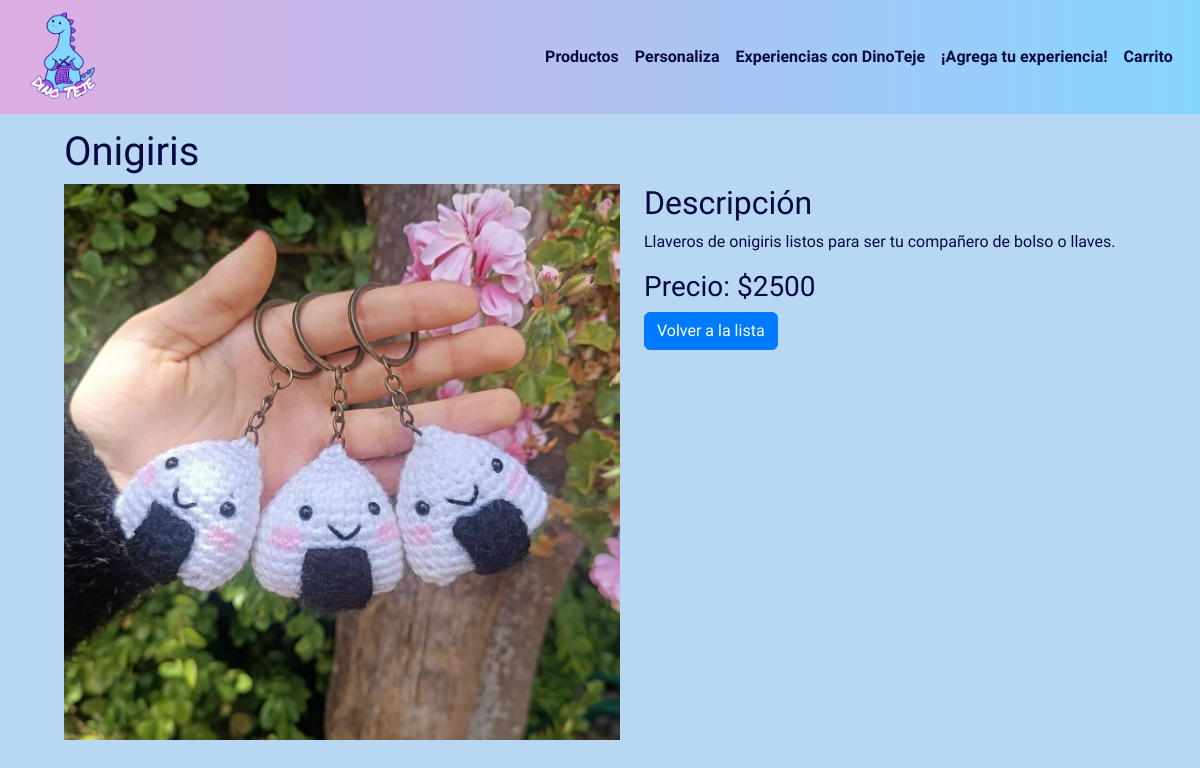
The page /producto/5/ (signed in) on the database its author committed.
### mydino/models.py (models this page shows, shortened)
class Product(models.Model):
    name = models.CharField(max_length=255)
    description = models.TextField()
    price = models.IntegerField()
    stock = models.IntegerField()
    created_at = models.DateTimeField(auto_now_add=True)
    image = models.ImageField(upload_to='products/', null=True, blank=True)

### mydino/views.py (the view)
# urls.py: path('producto/<int:pk>/', views.producto_detalle, name='producto_detalle'),
@login_required
def producto_detalle(request, pk):
    producto2 = get_object_or_404(Product, pk=pk)
    return render(request, 'producto_detalle.html', {'producto2': producto2})

### mydino/templates/producto_detalle.html (shortened to what this page needs)
{% extends 'base_generic.html' %}
{% block content %}
{% load bootstrap5 %}
{% load static %}
<nav class="navbar navbar-expand-lg fixed-top navbar-light bg-light">
    <div class="container-fluid">
        <a class="navbar-brand LogoDinoTeje" href="{% url 'index' %}">
            <img src="{% static 'img/DinoTeje.png' %}" alt="Logo DinoTeje" height="90px" width="auto">
        </a>
        <div class="collapse navbar-collapse" id="navbarNav">
            <ul class="navbar-nav ms-auto">
                <li class="nav-item">
                    <a class="nav-link" href="{% url 'index' %}#productos"><b>Productos</b></a>
                </li>
                <li class="nav-item">
                    <a class="nav-link" href="{% url 'raw_product_list' %}"><b>Personaliza</b></a>
                </li>
                <li class="nav-item">
                    <a class="nav-link" href="{% url 'contacto_lista' %}"><b>Experiencias con DinoTeje</b></a>
                </li>
                <li class="nav-item">
                    <a class="nav-link" href="{% url 'contacto_nuevo' %}"><b>¡Agrega tu experiencia!</b></a>
                </li>
                <li class="nav-item">
                    <a class="nav-link" href="{% url 'ver_carrito' %}"><b>Carrito</b></a>
                </li>
            </ul>
        </div>
    </div>
</nav>
<section id="section-detalle" class="container-detalle">
<div id="container-detalle" class="container-detalle">
    <h1 id="id-detalle">{{ producto2.name }}</h1>
    <div class="row">
        <div class="col-md-6">
            {% if producto2.image %}
            <img src="{{ producto2.image.url }}" class="card-img-top" alt="{{ producto2.name }}">
            {% endif %}
        </div>
        <div class="col-md-6">
            <h2>Descripción</h2>
            <p>{{ producto2.description }}</p>
            <h3>Precio: ${{ producto2.price }}</h3>
            <a href="{% url 'index' %}" class="btn btn-primary">Volver a la lista</a>
        </div>
    </div>
</div>
</section>
{% endblock %}

### mydino/static/css/base_generic.css (style rules this page uses)
* { margin: 0; padding: 0; box-sizing: border-box; font-family: "Poetsen One", sans-serif; color: #060a41; background-color: linear-gradient(to right, #dfade2, #87d5fe); }
html, body { height: 100%; margin: 0; padding: 0; background-color: #b7d7f3; }
.navbar { padding: 0.45rem; background: linear-gradient(to right, #dfade2, #87d5fe); }
.navbar-light .navbar-nav .nav-link { color: #555; }
.navbar-brand img { max-height: 90px; }
a { color: #007bff; text-decoration: none; }
.btn-primary { background-color: #007bff; border-color: #007bff; }
#container-detalle { margin-top: 8rem; position: absolute; padding-left: 4rem; }

### rows shown on the page
Product: name "Onigiris", image (picture), description "Llaveros de onigiris listos para ser tu compañero de bolso o llaves.", price "2500"
